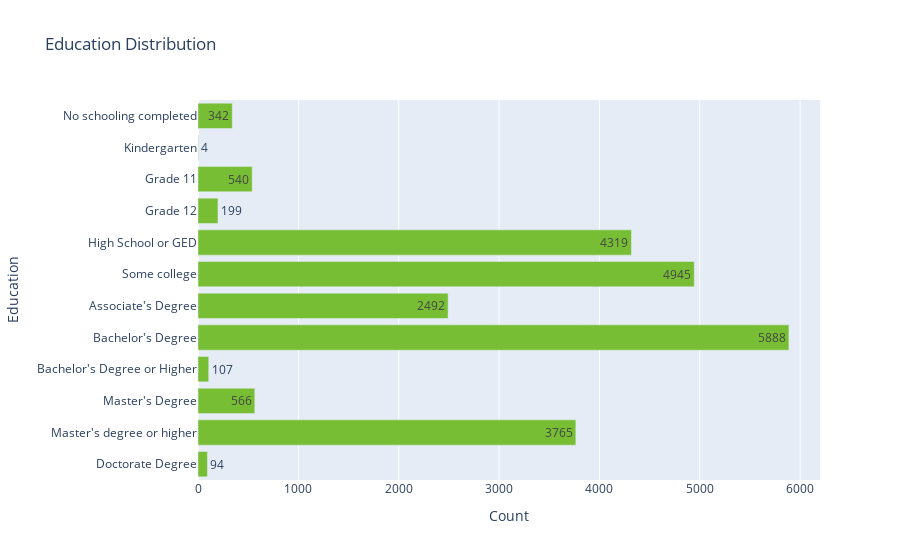

The notebook cell saved with this chart:
### Code cell
# examine distinct values of Education column
print_distinct_values('df_combined','EDUCATION')

df_education = sqldf(
    """
    SELECT EDUCATION as Education, Count(*) as Count
    FROM df_combined
    WHERE EDUCATION NOT IN (
        "Refused",
        "Don't know/Refused/Web blank"
    )
    GROUP BY EDUCATION
    ORDER BY EDUCATION ASC
    """
)
df_education.to_csv("result.csv",index=False)

fig = px.bar(
    df_education,
    y = 'Education',
    x = 'Count',
    title = 'Education Distribution',
    color_discrete_sequence=['#77be34'],
    text='Count',
    category_orders={'Education':[
        'No schooling completed',
        'Kindergarten',
        'Grade 11',
        'Grade 12',
        'High School or GED',
        "Some college",
        "Associate's Degree",
        "Bachelor's Degree",
        "Bachelor's Degree or Higher",
        "Master's Degree",
        "Master's degree or higher",
        "Doctorate Degree"
    ]}
)
fig.show()

### Figure 1 — Plotly figure (JSON) as saved in the notebook; plotly's stock layout.template omitted (floating-point values rounded to 4 significant figures)
{"data": [{"alignmentgroup": "True", "hovertemplate": "Count=%{text}<br>Education=%{y}<extra></extra>", "legendgroup": "", "marker": {"color": "#77be34", "pattern": {"shape": ""}}, "name": "", "offsetgroup": "", "orientation": "h", "showlegend": false, "text": [2492, 5888, 107, 94, 540, 199, 4319, 4, 566, 3765, 342, 4945], "textposition": "auto", "type": "bar", "x": [2492, 5888, 107, 94, 540, 199, 4319, 4, 566, 3765, 342, 4945], "xaxis": "x", "y": ["Associate's Degree", "Bachelor's Degree", "Bachelor's Degree or Higher", "Doctorate Degree", "Grade 11", "Grade 12", "High School or GED", "Kindergarten", "Master's Degree", "Master's degree or higher", "No schooling completed", "Some college"], "yaxis": "y"}], "layout": {"barmode": "relative", "legend": {"tracegroupgap": 0}, "title": {"text": "Education Distribution"}, "xaxis": {"anchor": "y", "domain": [0, 1], "title": {"text": "Count"}}, "yaxis": {"anchor": "x", "categoryarray": ["Doctorate Degree", "Master's degree or higher", "Master's Degree", "Bachelor's Degree or Higher", "Bachelor's Degree", "Associate's Degree", "Some college", "High School or GED", "Grade 12", "Grade 11", "Kindergarten", "No schooling completed"], "categoryorder": "array", "domain": [0, 1], "title": {"text": "Education"}}}}
